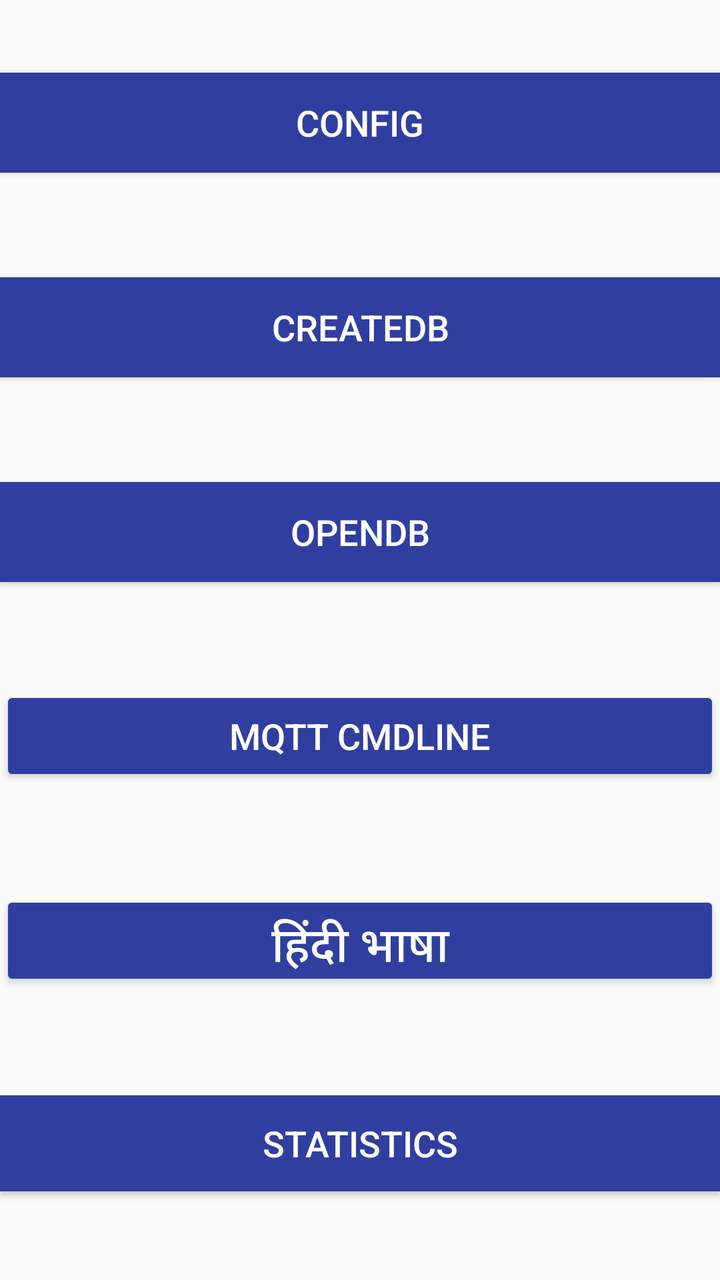
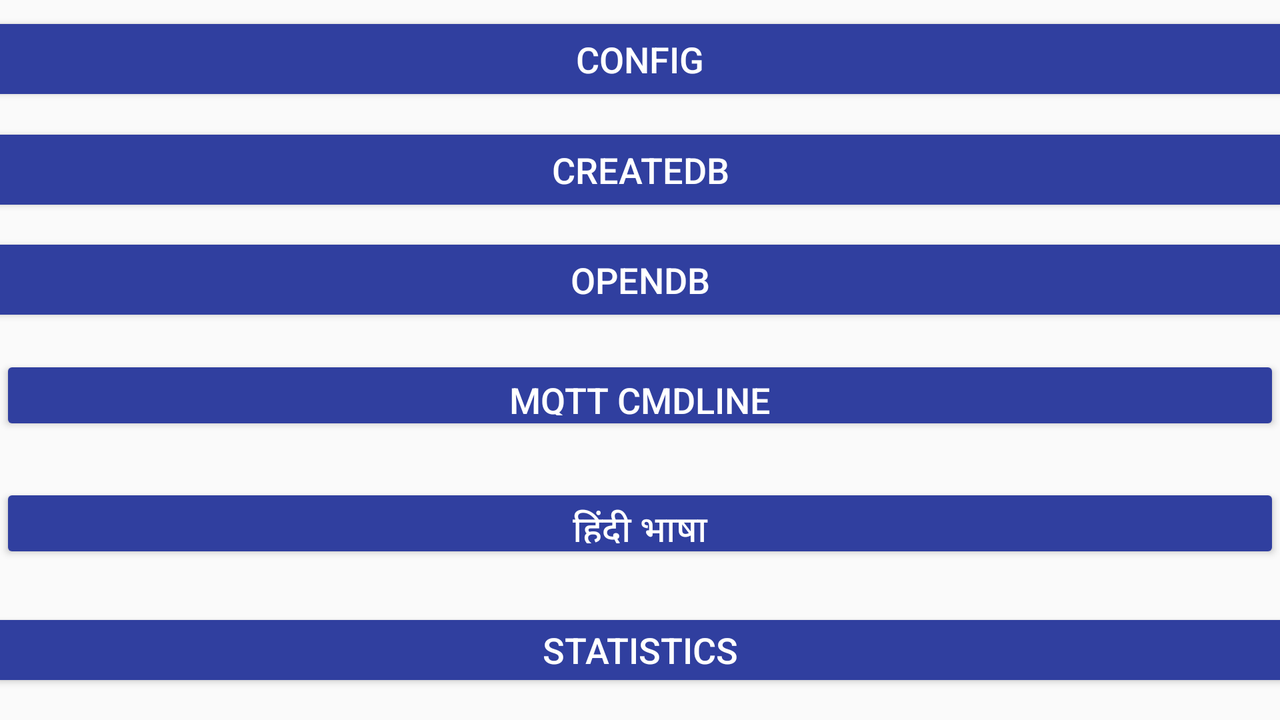

One screen, two layout resources from the same app: the default and the author's alternative for another configuration. Each is rendered where Android would select it; the XML of both is given below.
<!-- AndroidManifest.xml: application theme AppTheme -->
<!-- res/layout/activity_main.xml -->
<?xml version="1.0" encoding="utf-8"?>
<android.support.constraint.ConstraintLayout xmlns:android="http://schemas.android.com/apk/res/android"
    xmlns:app="http://schemas.android.com/apk/res-auto"
    xmlns:tools="http://schemas.android.com/tools"
    android:layout_width="match_parent"
    android:layout_height="match_parent"
    android:background="@android:color/transparent"
    android:backgroundTint="@android:color/transparent"
    tools:context="com.bodhileaf.buttontest.MainActivity"
    tools:layout_editor_absoluteX="0dp"
    tools:layout_editor_absoluteY="81dp">


    <Button
        android:id="@+id/button1"
        style="@style/Widget.AppCompat.Button.Colored"
        android:layout_width="match_parent"
        android:layout_height="50dp"
        android:layout_marginBottom="8dp"
        android:background="@color/colorPrimaryDark"
        android:backgroundTint="@color/colorPrimaryDark"
        android:text="@string/welcome"
        android:textSize="18sp"
        app:layout_constraintBottom_toTopOf="@+id/button2"
        app:layout_constraintEnd_toEndOf="parent"
        app:layout_constraintHorizontal_bias="0.0"
        app:layout_constraintStart_toStartOf="parent"
        app:layout_constraintTop_toTopOf="parent"
        tools:layout_constraintBottom_creator="1"
        tools:layout_constraintLeft_creator="1"
        tools:layout_constraintTop_creator="1" />

    <Button
        android:id="@+id/button2"
        style="@style/Widget.AppCompat.Button.Colored"
        android:layout_width="match_parent"
        android:layout_height="50dp"
        android:layout_marginBottom="8dp"
        android:layout_marginTop="8dp"
        android:background="@android:color/holo_green_light"
        android:backgroundTint="@color/colorPrimaryDark"
        android:text="CreateDb"
        android:textSize="18sp"
        app:layout_constraintBottom_toTopOf="@+id/button3"
        app:layout_constraintEnd_toEndOf="parent"
        app:layout_constraintStart_toStartOf="parent"
        app:layout_constraintTop_toBottomOf="@+id/button1"
        tools:layout_constraintBottom_creator="1"
        tools:layout_constraintLeft_creator="1"
        tools:layout_constraintTop_creator="1" />


    <Button
        android:id="@+id/button3"
        style="@style/Widget.AppCompat.Button.Colored"
        android:layout_width="match_parent"
        android:layout_height="50dp"
        android:layout_marginBottom="8dp"
        android:layout_marginTop="8dp"
        android:background="@android:color/holo_blue_light"
        android:backgroundTint="@color/colorPrimaryDark"
        android:text="@string/opendb"
        android:textSize="18sp"
        app:layout_constraintBottom_toTopOf="@+id/button5"
        app:layout_constraintEnd_toEndOf="parent"
        app:layout_constraintStart_toStartOf="parent"
        app:layout_constraintTop_toBottomOf="@+id/button2"
        tools:layout_constraintRight_creator="1"
        tools:layout_constraintTop_creator="1" />

    <Button
        android:id="@+id/button4"
        style="@style/Widget.AppCompat.Button.Colored"
        android:layout_width="match_parent"
        android:layout_height="50dp"
        android:layout_marginBottom="8dp"
        android:layout_marginTop="8dp"
        android:backgroundTint="@color/colorPrimaryDark"
        android:text="@string/Language"
        android:textSize="24sp"
        app:layout_constraintBottom_toTopOf="@+id/button6"
        app:layout_constraintTop_toBottomOf="@+id/button5"
        tools:layout_constraintBottom_creator="1"
        tools:layout_constraintLeft_creator="1"
        tools:layout_editor_absoluteX="38dp" />

    <Button
        android:id="@+id/button5"
        style="@style/Widget.AppCompat.Button.Colored"
        android:layout_width="match_parent"
        android:layout_height="50dp"
        android:layout_marginBottom="8dp"
        android:layout_marginTop="8dp"
        android:backgroundTint="@color/colorPrimaryDark"
        android:text="mqtt cmdline"
        android:textSize="18sp"
        app:layout_constraintBottom_toTopOf="@+id/button4"
        app:layout_constraintEnd_toEndOf="parent"
        app:layout_constraintStart_toStartOf="parent"
        app:layout_constraintTop_toBottomOf="@+id/button3" />

    <Button
        android:id="@+id/button6"
        style="@style/Widget.AppCompat.Button.Colored"
        android:layout_width="match_parent"
        android:layout_height="wrap_content"
        android:layout_marginBottom="8dp"
        android:layout_marginTop="8dp"
        android:background="@color/colorPrimaryDark"
        android:text="Statistics"
        android:textSize="18sp"
        app:layout_constraintBottom_toBottomOf="parent"
        app:layout_constraintEnd_toEndOf="parent"
        app:layout_constraintStart_toStartOf="parent"
        app:layout_constraintTop_toBottomOf="@+id/button4" />


</android.support.constraint.ConstraintLayout>
<!-- resources referenced by this layout -->
<resources>
  <color name="colorPrimaryDark">#303f9f</color>
  <string name="Language">हिंदी भाषा</string>
  <string name="opendb">openDb</string>
  <string name="welcome">Config</string>
  <style name="AppTheme" parent="Theme.AppCompat.Light.DarkActionBar">
          
          <item name="colorPrimary">@color/colorPrimary</item>
          <item name="colorPrimaryDark">@color/colorPrimaryDark</item>
          <item name="colorAccent">@color/colorAccent</item>
          <item name="preferenceTheme">@style/PreferenceThemeOverlay</item>
      </style>
  <color name="colorPrimary">#3F51B5</color>
  <color name="colorAccent">#FF4081</color>
</resources>
<!-- res/layout-land/activity_main.xml (the author's variant of the layout above) -->
<!-- drawn on the phone turned sideways -->
<?xml version="1.0" encoding="utf-8"?>
<android.support.constraint.ConstraintLayout xmlns:android="http://schemas.android.com/apk/res/android"
    xmlns:app="http://schemas.android.com/apk/res-auto"
    xmlns:tools="http://schemas.android.com/tools"
    android:layout_width="match_parent"
    android:layout_height="match_parent"
    android:background="@android:color/transparent"
    android:backgroundTint="@android:color/transparent"
    tools:context="com.bodhileaf.agriMonitor.OptionsActivity"
    tools:layout_editor_absoluteX="0dp"
    tools:layout_editor_absoluteY="81dp">


    <Button
        android:id="@+id/openFarmInText"
        style="@style/Widget.AppCompat.Button.Colored"
        android:layout_width="match_parent"
        android:layout_height="35dp"
        android:layout_marginBottom="4dp"
        android:background="@color/colorPrimaryDark"
        android:backgroundTint="@color/colorPrimaryDark"
        android:text="@string/welcome"
        android:textSize="18sp"
        app:layout_constraintBottom_toTopOf="@+id/openFarmInMaps"
        app:layout_constraintEnd_toEndOf="parent"
        app:layout_constraintHorizontal_bias="0.0"
        app:layout_constraintStart_toStartOf="parent"
        app:layout_constraintTop_toTopOf="parent"
        tools:layout_constraintBottom_creator="1"
        tools:layout_constraintLeft_creator="1"
        tools:layout_constraintTop_creator="1" />

    <Button
        android:id="@+id/openFarmInMaps"
        style="@style/Widget.AppCompat.Button.Colored"
        android:layout_width="match_parent"
        android:layout_height="35dp"
        android:layout_marginBottom="4dp"
        android:layout_marginTop="4dp"
        android:background="@android:color/holo_green_light"
        android:backgroundTint="@color/colorPrimaryDark"
        android:text="CreateDb"
        android:textSize="18sp"
        app:layout_constraintBottom_toTopOf="@+id/button3"
        app:layout_constraintEnd_toEndOf="parent"
        app:layout_constraintStart_toStartOf="parent"
        app:layout_constraintTop_toBottomOf="@+id/openFarmInText"
        tools:layout_constraintBottom_creator="1"
        tools:layout_constraintLeft_creator="1"
        tools:layout_constraintTop_creator="1" />


    <Button
        android:id="@+id/button3"
        style="@style/Widget.AppCompat.Button.Colored"
        android:layout_width="match_parent"
        android:layout_height="35dp"
        android:layout_marginBottom="4dp"
        android:layout_marginTop="4dp"
        android:background="@android:color/holo_blue_light"
        android:backgroundTint="@color/colorPrimaryDark"
        android:text="@string/opendb"
        android:textSize="18sp"
        app:layout_constraintBottom_toTopOf="@+id/manualMode"
        app:layout_constraintEnd_toEndOf="parent"
        app:layout_constraintStart_toStartOf="parent"
        app:layout_constraintTop_toBottomOf="@+id/openFarmInMaps"
        tools:layout_constraintRight_creator="1"
        tools:layout_constraintTop_creator="1" />

    <Button
        android:id="@+id/button4"
        style="@style/Widget.AppCompat.Button.Colored"
        android:layout_width="match_parent"
        android:layout_height="40dp"
        android:layout_marginBottom="8dp"
        android:layout_marginTop="8dp"
        android:backgroundTint="@color/colorPrimaryDark"
        android:text="@string/Language"
        android:textSize="18sp"
        app:layout_constraintBottom_toTopOf="@+id/button6"
        app:layout_constraintTop_toBottomOf="@+id/manualMode"
        tools:layout_constraintBottom_creator="1"
        tools:layout_constraintLeft_creator="1"
        tools:layout_editor_absoluteX="38dp" />

    <Button
        android:id="@+id/manualMode"
        style="@style/Widget.AppCompat.Button.Colored"
        android:layout_width="match_parent"
        android:layout_height="40dp"
        android:layout_marginBottom="4dp"
        android:layout_marginTop="4dp"
        android:backgroundTint="@color/colorPrimaryDark"
        android:text="mqtt cmdline"
        android:textSize="18sp"
        app:layout_constraintBottom_toTopOf="@+id/button4"
        app:layout_constraintEnd_toEndOf="parent"
        app:layout_constraintStart_toStartOf="parent"
        app:layout_constraintTop_toBottomOf="@+id/button3" />

    <Button
        android:id="@+id/button6"
        style="@style/Widget.AppCompat.Button.Colored"
        android:layout_width="match_parent"
        android:layout_height="30dp"
        android:layout_marginBottom="8dp"
        android:layout_marginTop="8dp"
        android:background="@color/colorPrimaryDark"
        android:text="Statistics"
        android:textSize="18sp"
        app:layout_constraintBottom_toBottomOf="parent"
        app:layout_constraintEnd_toEndOf="parent"
        app:layout_constraintStart_toStartOf="parent"
        app:layout_constraintTop_toBottomOf="@+id/button4" />


</android.support.constraint.ConstraintLayout>
